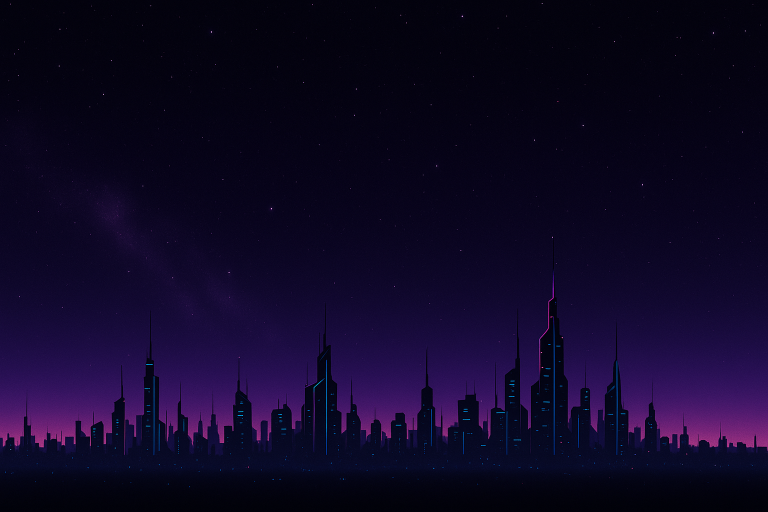
#> input picture Art/raw/sky_panorama.png, 1536 x 1024 px (shown at 1/2 size)
$ python build_sky.py
#> lines starting #> are read from the running program, lines starting #| are printed output that depends on the picture
from PIL import Image, ImageFilter, ImageOps
import pathlib

RAW = pathlib.Path(__file__).parent / "raw"
OUT = pathlib.Path(__file__).parent / "out"
OUT.mkdir(parents=True, exist_ok=True)

EQUIRECT = (4096, 2048)
TOP_ELEVATION = 55.0
BOTTOM_ELEVATION = -15.0


def elevation_to_row(elevation, height):
    return int(round((90.0 - elevation) / 180.0 * height))


source = Image.open(RAW / "sky_panorama.png").convert("RGB")
#> source is the input picture: PIL image 1536x1024 RGB; mean R, G, B 15, 7.1, 37.7
seamless = Image.new("RGB", (source.width * 2, source.height))
#> seamless: PIL image 3072x1024 RGB; every value is 0
seamless.paste(source, (0, 0))
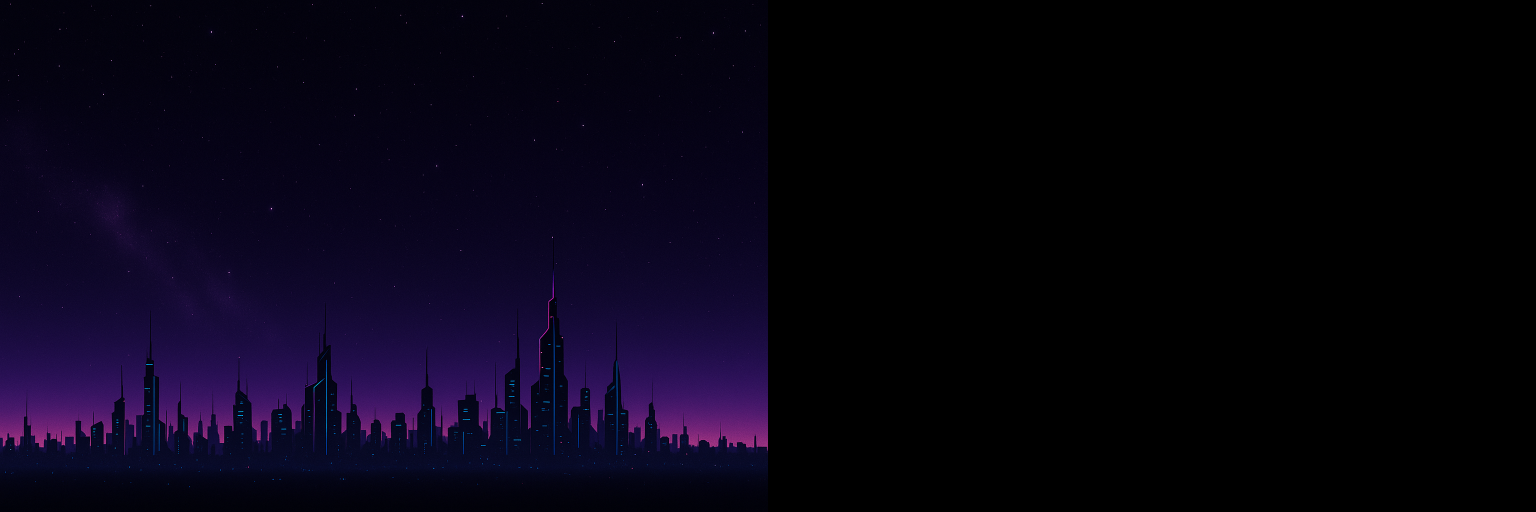
#> seamless: PIL image 3072x1024 RGB (shown at 1/2 size); mean R, G, B 7.5, 3.5, 18.8
seamless.paste(ImageOps.mirror(source), (source.width, 0))
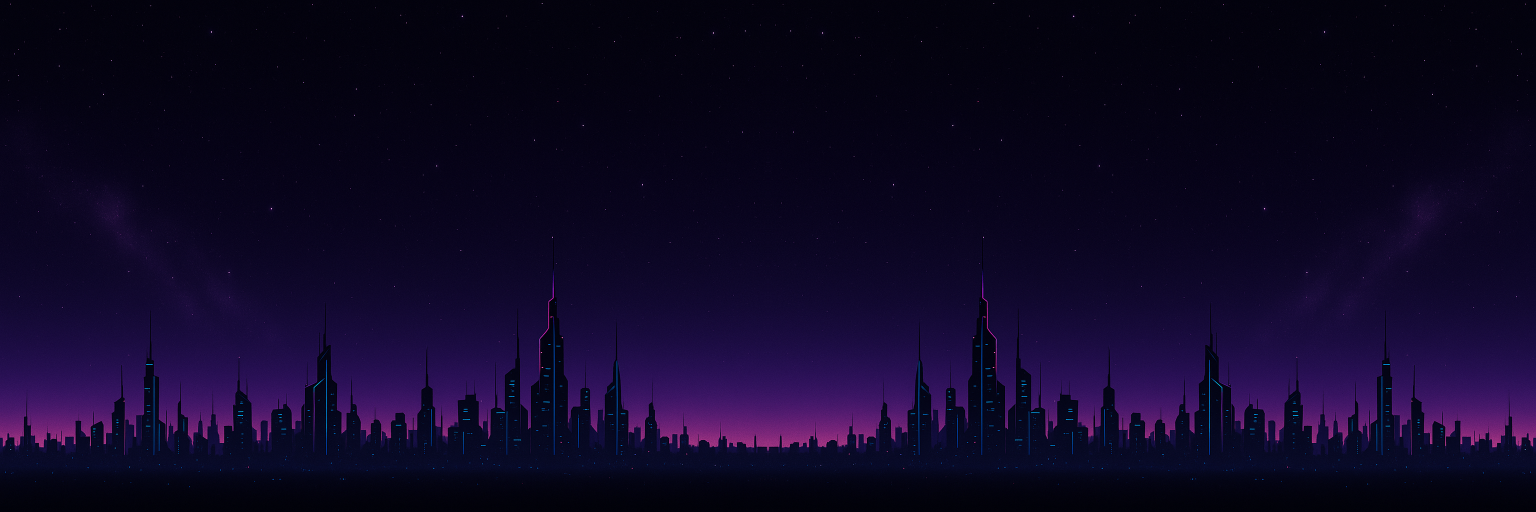
#> seamless: PIL image 3072x1024 RGB (shown at 1/2 size); mean R, G, B 15, 7.1, 37.7

top_row = elevation_to_row(TOP_ELEVATION, EQUIRECT[1])
bottom_row = elevation_to_row(BOTTOM_ELEVATION, EQUIRECT[1])
band_height = bottom_row - top_row

band = seamless.resize((EQUIRECT[0], band_height), Image.LANCZOS)
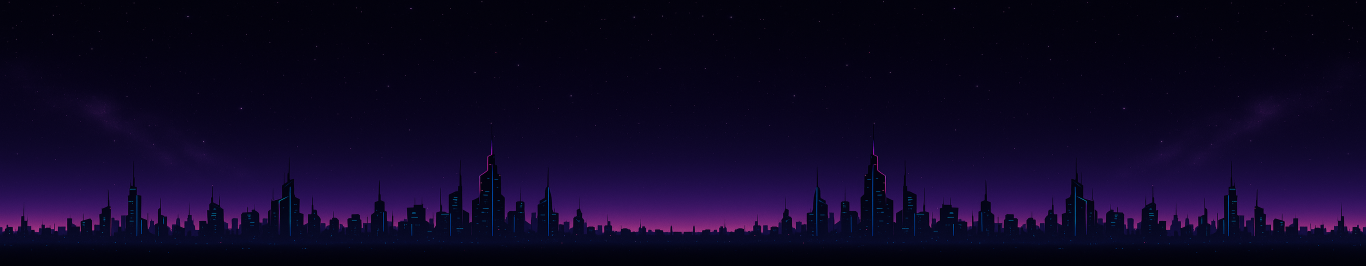
#> band: PIL image 4096x797 RGB (shown at 1/3 size); mean R, G, B 15, 7.1, 37.7
canvas = Image.new("RGB", EQUIRECT)
#> canvas: PIL image 4096x2048 RGB; every value is 0
canvas.paste(band, (0, top_row))
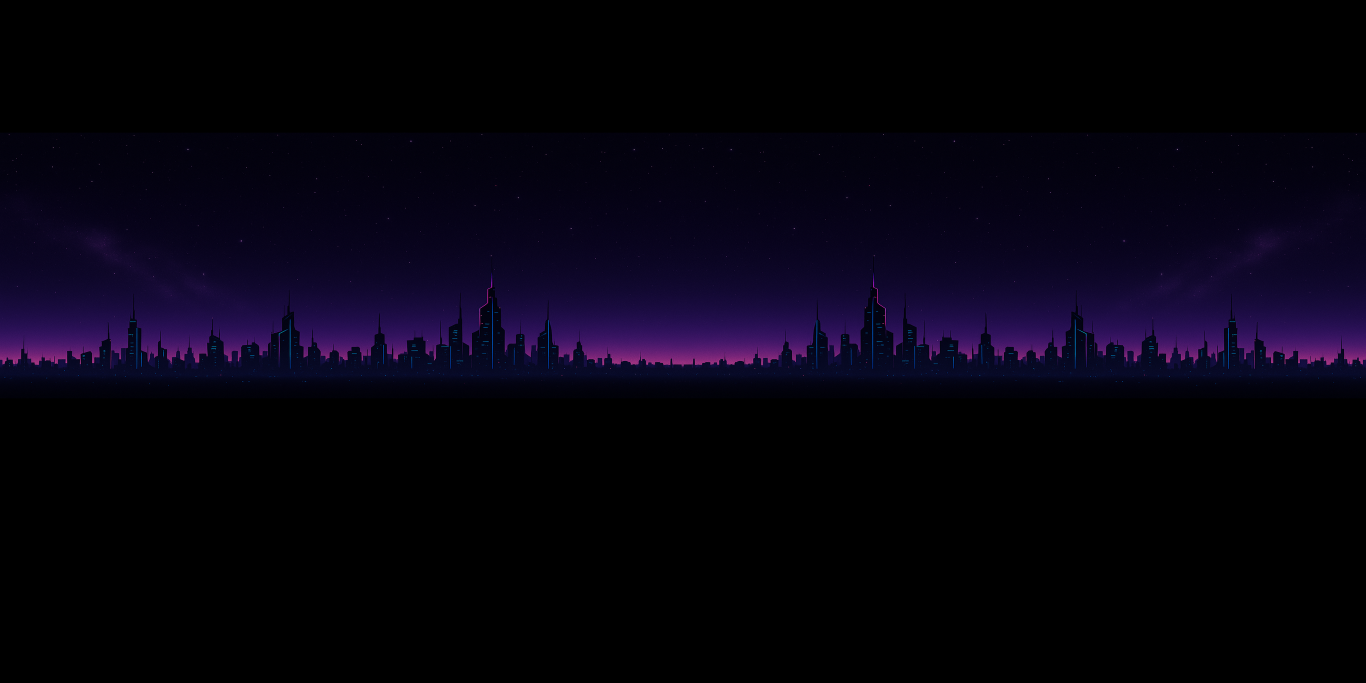
#> canvas: PIL image 4096x2048 RGB (shown at 1/3 size); mean R, G, B 5.8, 2.8, 14.7

above = band.crop((0, 0, EQUIRECT[0], 1)).resize((EQUIRECT[0], top_row), Image.NEAREST)
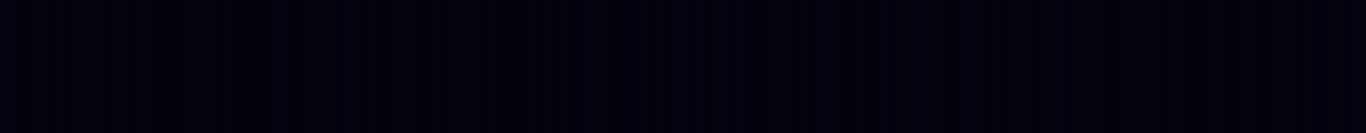
#> above: PIL image 4096x398 RGB (shown at 1/3 size); mean R, G, B 3, 2.03, 13.59
canvas.paste(above, (0, 0))

below = band.crop((0, band_height - 1, EQUIRECT[0], band_height))
canvas.paste(below.resize((EQUIRECT[0], EQUIRECT[1] - bottom_row), Image.NEAREST), (0, bottom_row))

blurred = canvas.filter(ImageFilter.GaussianBlur(radius=3))
mask = Image.linear_gradient("L").resize(EQUIRECT)
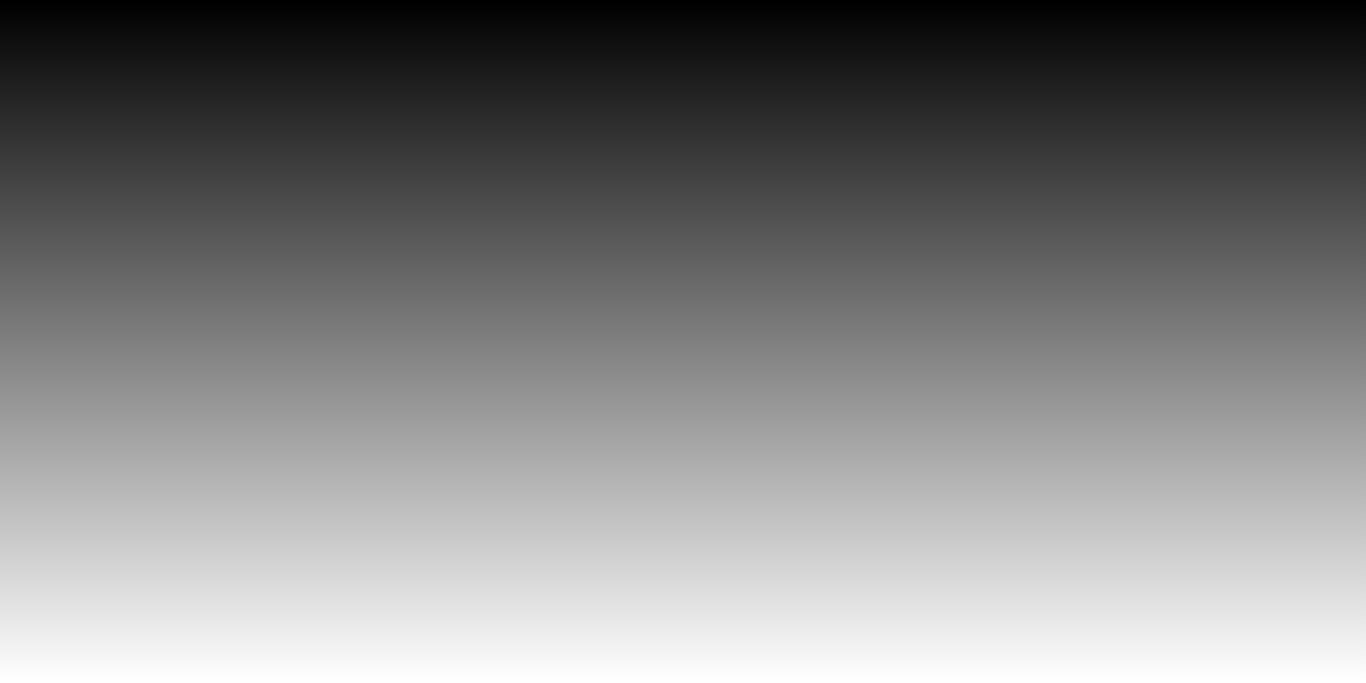
#> mask: PIL image 4096x2048 L (shown at 1/3 size); min 0, max 255, mean 127.5
canvas = Image.composite(canvas, blurred, mask.point(lambda v: 255 if v > 96 else v * 2))

canvas.save(OUT / "SkyDome.png", optimize=True)
#> (the run stopped early here; a loop or call above may not have finished)

$ run again, with Art/raw/car_anvil.png copied over Art/raw/sky_panorama.png
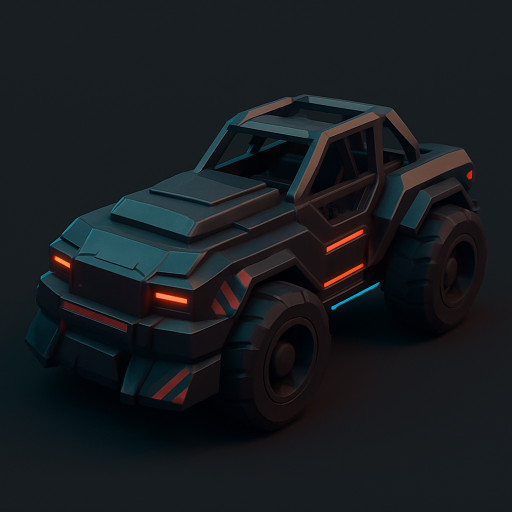
#> input picture Art/raw/car_anvil.png, 1024 x 1024 px (shown at 1/2 size)
#> source is the input picture: PIL image 1024x1024 RGB; mean R, G, B 23.6, 27.9, 31.5
#> `above = band.crop((0, 0, EQUIRECT[0], 1)).resize((EQUIRECT[0], top_row..`:
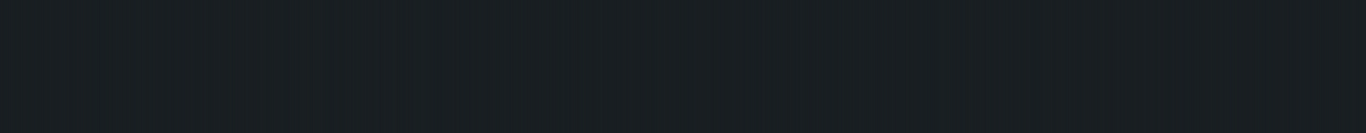
#> above: PIL image 4096x398 RGB (shown at 1/3 size); mean R, G, B 24.2, 30.1, 33.8
#> `canvas.paste(below.resize((EQUIRECT[0], EQUIRECT[1] - bottom_row), Ima..`:
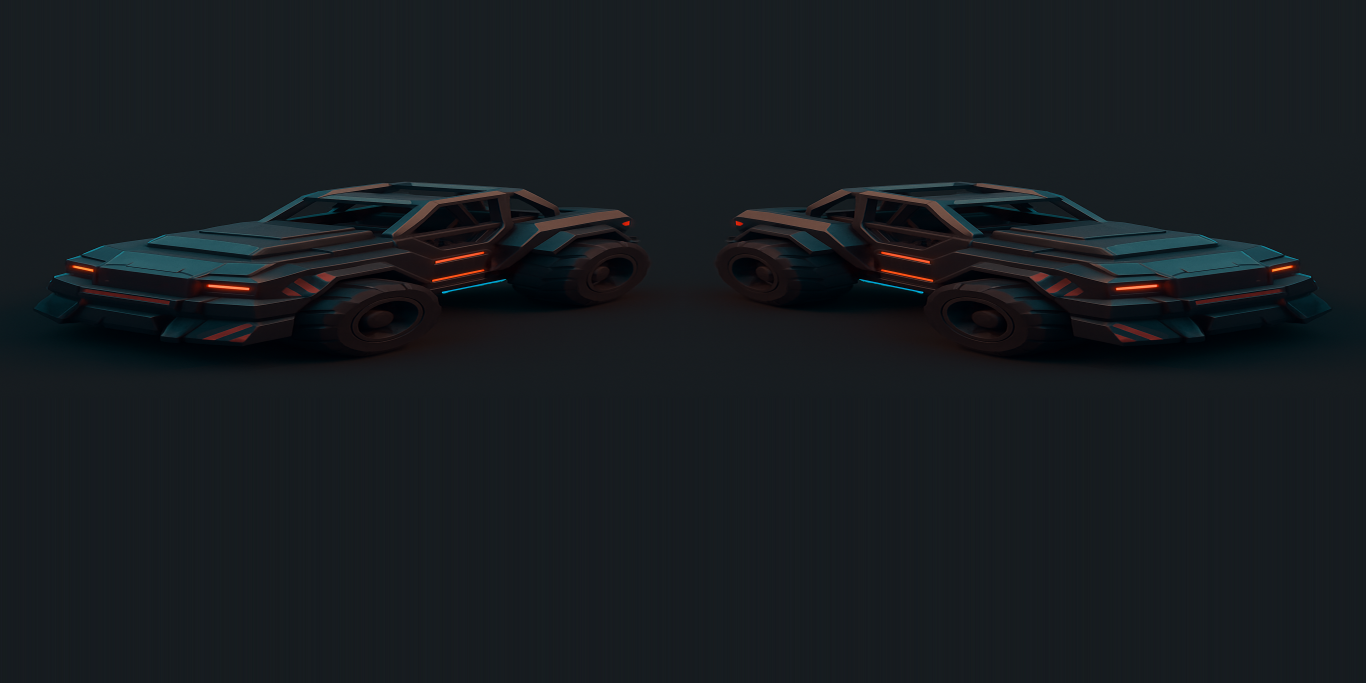
#> canvas: PIL image 4096x2048 RGB (shown at 1/3 size); mean R, G, B 23.2, 28.1, 31.8
